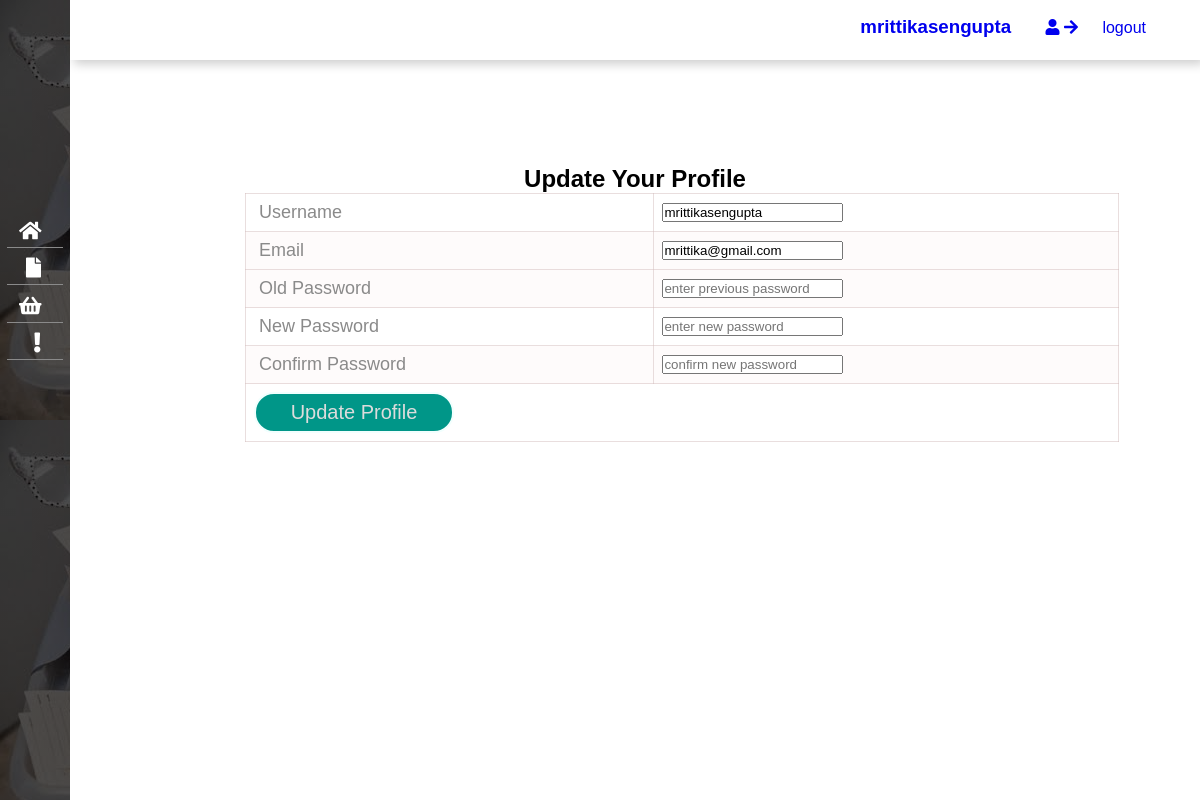
The page /update_profile.php (signed in) on the database its author committed.
### tables this page shows
CREATE TABLE `users` (
  `id` int(10) UNSIGNED NOT NULL,
  `username` varchar(50) NOT NULL,
  `email` varchar(50) NOT NULL,
  `password` varchar(50) NOT NULL
);

### update_profile.php (the view, shortened to what this page needs)
<?php include('menu.php'); ?>
<?php
$user_id = $_SESSION['user_id'];
?>
<!DOCTYPE html>
<html lang="en">
<head>
</head>
<body>
   <?php
      $select = mysqli_query($conn, "SELECT * FROM `users` WHERE id = '$user_id'") or die('query failed');
      if(mysqli_num_rows($select) > 0){
         $fetch = mysqli_fetch_assoc($select);
      }
   ?>
<main>
<table>
   <form action="" method="post" enctype="multipart/form-data">
   <div class="header">
          <h2>Update Your Profile</h2>
       <tr>   <td><label>Username</label></td>
       <td> <input type="username" name="update_username" value="<?php echo $fetch['username']; ?>" class="box"></td>
   </tr>
   <tr>  <td><label>Email</label> </td>
   <td> <input type="email" name="update_email" value="<?php echo $fetch['email']; ?>" class="box"></td>
            </tr>
            <tr>   <td><label>Old Password</label></td>
            <td><input type="password" name="update_password" placeholder="enter previous password" class="box"></td>
            </tr>
            <tr> <td>  <label>New Password</label></td>
            <td> <input type="password" name="new_password" placeholder="enter new password" class="box"></td>
            </tr>
            <tr>   <td><label>Confirm Password</label></td>
            <td> <input type="password" name="confirm_password" placeholder="confirm new password" class="box"></td>
            </tr>
            <tr>
        <td colspan="2">
      <button type="submit" value="update profile" name="update_profile" class="btn" >Update Profile</button>
      </td>
    </tr>
   </form>
   </main>
</body>
</html>
<main>

### menu.php (shortened to what this page needs)
<!DOCTYPE html>
<html lang="en">
<head>
    <link rel="stylesheet" href="https://use.fontawesome.com/releases/v5.8.1/css/all.css">
    <link rel="stylesheet"
        href="https://maxst.icons8.com/vue-static/landings/line-awesome/line-awesome/1.3.0/css/line-awesome.min.css">
    <link rel="stylesheet" href="stylehome.css">
    <link rel="stylesheet" href="stylenavside.css">
    <link rel="stylesheet" href="stylepost.css">
</head>
<div class="sidebar">
    <div class="sidebar-brand">
    </div>
    <div class="sidebar-menu">
        <ul>
            <li>
                <a href="manage-item.php">
                    <span class="icon"><i class="fas fa-home"></i></span>
                </a>
            </li>
            <li>
                <a href="add-item.php">
                    <span class="icon"><i class="fas fa-file"></i></span>
                </a>
            </li>
            <li>
                <a href="">
                    <span class="icon"><i class="fas fa-shopping-basket"></i></span>
                </a>
            </li>
            <li>
                <a href="">
                    <span class="icon"><i class="fas fa-exclamation"></i></span>
                </a>
            </li>
        </ul>
    </div>
</div>
<?php
include 'config.php';
$user_id = $_SESSION['user_id'];
?>
<div class="main-content">
    <header>
        <h2>
            <label for="nav-toggle">
            </label>
        </h2>
<div class="profile">
   <?php
      $select = mysqli_query($conn, "SELECT * FROM `users` WHERE id = '$user_id'") or die('query failed');
      if(mysqli_num_rows($select) > 0){
         $fetch = mysqli_fetch_assoc($select);
      }
   ?>
                    <a href="update_profile.php">
                    <h3><?php echo $fetch['username']; ?></h3>
                        <i class="fas fa-user"></i>
                        <i class="fas fa-arrow-right"></i>
                        <div class="container">
   <a href="home.php?logout=<?php echo $user_id; ?>" class="delete-btn" >logout</a>
</div>
                    </a>
        </div>
    </header>
    </body>
</html>

### stylehome.css (style rules this page uses)
:root { --main-color: #009688; }
* { padding: 0; margin: 0; list-style-type: none; text-decoration: none; font-family: "Poppins", sans-serif; }
main { margin: 100px; padding: 5px; background: #ffffff; min-height: calc(100vh-90px); max-width: 1000px; }
.header { width: 100%; text-align: center; }
.container { display: inline; padding-left: 20px; padding-right: 30px; }
.profile h3 { display: inline; padding-left: 20px; padding-right: 30px; }

### stylenavside.css (style rules this page uses)
* { padding: 0; margin: 0; list-style-type: none; text-decoration: none; font-family: "Poppins", sans-serif; box-sizing: border-box; }
.sidebar { position: fixed; width: 270px; height: 100vh; background-image: linear-gradient(rgba(0, 0, 0, 0.7), rgba(0, 0, 0, 0.7)), url(bg.jpeg); }
.main-content { margin-left: 270px; transition: margin-left 300ms; }
.sidebar-brand { height: 90px; padding: 1rem 0rem 1rem 2rem; color: #fff; }
.sidebar-menu { position: relative; margin: 0 10%; text-align: right; top: 15%; }
.sidebar-menu ul li { margin: 10% 0; border-bottom: 0.5px solid #8a8a8a; }
.sidebar-menu ul li a { display: block; padding: 5px 12px; color: #fff; font-size: 16px; position: relative; }
.sidebar-menu i { font-size: 20px; margin-right: 10px; }
header { background: #fff; display: flex; justify-content: space-between; padding: 1rem 1.5rem; box-shadow: 4px 4px 10px rgba(0, 0, 0, 0.2); }
.sidebar-menu a span:first-child { font-size: 1.5 rem; padding-right: 1 rem; }
@media only screen and (max-width: 1200px) { .sidebar { width: 70px; } }
@media only screen and (max-width: 1200px) { .main-content { margin-left: 70px; } }
@media only screen and (max-width: 1200px) { .main-content header { width: calc(100%-70px); left: 70px; } }

### stylepost.css (style rules this page uses)
main form { display: flex; flex-direction: column; margin-left: 250px; width: 500px; padding: 5px; }
label { color: #8a8a8a; font-size: 18px; padding: 5px; }
button { width: 200px; padding: 7px; text-align: center; font-size: 20px; border-radius: 20px; border: 2.5px solid #f1fffe; color: #dcdcdc; background: #009688; }
table { margin-left: 70px; font-family: arial, sans-serif; border-collapse: collapse; width: 95%; }
td, th { border: 1px solid #d0b9b977; text-align: left; padding: 8px; font-family: 'Franklin Gothic Medium', 'Arial Narrow', Arial, sans-serif; }
tr:nth-child(even) { background-color: #e4bfbf10; }

### rows shown on the page
users: username "mrittikasengupta", update_username "mrittikasengupta", update_email "mrittika@gmail.com"
